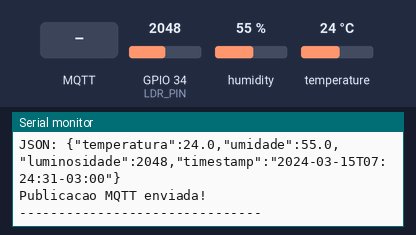
The sketch below on a simulated ESP32. On the bench: the last lines printed to the serial monitor. Inputs (shaded band) come from the test bench; at power-on: humidity 55 %, temperature 24 °C, GPIO 34 (LDR_PIN) = 2048. WiFi joins after 1.5 s; servers stay silent unless stated; the local clock reads 2024-03-15 10:24:30 at power-on unless the sketch sets it; no MQTT or app messages arrive unless stated.

Above: at 2.7 s.
2.8 s: humidity set to 68 %
At 7.5 s:
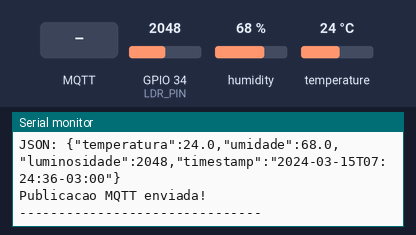
13.0 s: MQTT message "1" arrives on the first subscribed topic
At 13.7 s:
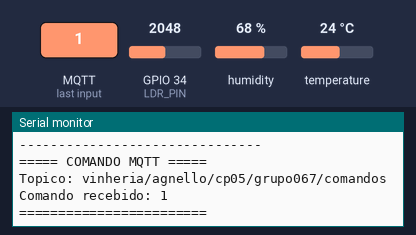
14.5 s: temperature set to 12 °C
At 17.8 s:
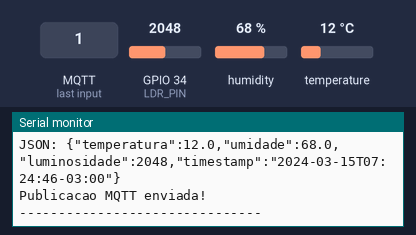
23.0 s: MQTT message "on" arrives on the first subscribed topic
At 23.7 s:
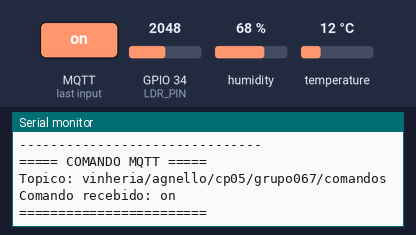
24.5 s: MQTT message "off" arrives on the first subscribed topic
At 25.0 s:
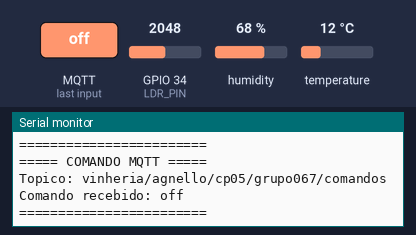
26.0 s: temperature set to 9 °C
At 27.9 s:
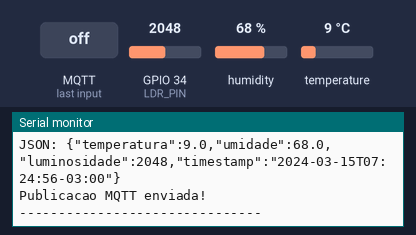
Timing chart, 0 to 29.4 s (numbered marks = the images above; inputs shaded):
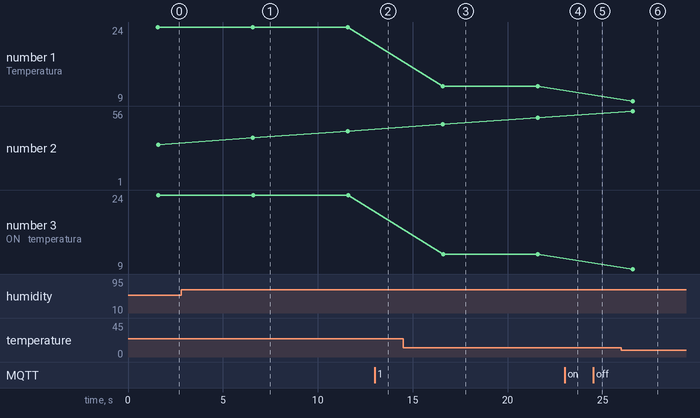

Measured:
- after the input at 2.8 s, the serial monitor: prints a new line after 3.8 s (image 1)
- after the input at 13.0 s, the serial monitor: prints a new line at once (image 2)
- after the input at 14.5 s, the serial monitor: prints a new line after 2.1 s (image 3)
- after the input at 23.0 s, the serial monitor: prints a new line at once (image 4)
- after the input at 24.5 s, the serial monitor: prints a new line at once (image 5)
- after the input at 26.0 s, the serial monitor: prints a new line after 0.59 s (image 6)
- plotted number 1: 24 → 12 after the input at 14.5 s, 12 → 9 after the input at 26.0 s
- plotted number 3: 24 → 12 after the input at 14.5 s, 12 → 9 after the input at 26.0 s

The sketch:

sketch.ino
```cpp
#include <Arduino.h>
#include <WiFi.h>
#include <PubSubClient.h>
#include <DHTesp.h>
#include <time.h>
#include <math.h>

// ==========================================
// VINHERIA AGNELLO - CHECKPOINT 05
// GRUPO 067
// ESP32 + DHT22 + LDR + MQTT + NTP
// ==========================================

// PINOS DOS SENSORES
#define DHT_PIN 15
#define LDR_PIN 34

DHTesp dht;

// CONFIGURACAO WI-FI
const char* ssid = "Wokwi-GUEST";
const char* password = "";

// SERVIDOR MQTT DO PROFESSOR
const char* mqtt_server = "3.135.234.101";
const int mqtt_port = 1883;

// TOPICOS MQTT
const char* topico_dados =
  "vinheria/agnello/cp05/grupo067/dados";

const char* topico_comandos =
  "vinheria/agnello/cp05/grupo067/comandos";

// CLIENTE MQTT
WiFiClient espClient;
PubSubClient client(espClient);

// INTERVALO DE PUBLICACAO
unsigned long ultimaPublicacao = 0;
const unsigned long intervalo = 5000;

// ==========================================
// RECEBIMENTO DE COMANDOS MQTT
// ==========================================

void callback(
  char* topic,
  byte* payload,
  unsigned int length
) {
  String mensagem = "";

  for (unsigned int i = 0; i < length; i++) {
    mensagem += (char)payload[i];
  }

  Serial.println();
  Serial.println("===== COMANDO MQTT =====");

  Serial.print("Topico: ");
  Serial.println(topic);

  Serial.print("Comando recebido: ");
  Serial.println(mensagem);

  Serial.println("========================");
}

// ==========================================
// CONEXAO WI-FI
// ==========================================

void conectarWiFi() {
  Serial.print("Conectando ao Wi-Fi");

  WiFi.begin(ssid, password);

  while (WiFi.status() != WL_CONNECTED) {
    delay(500);
    Serial.print(".");
  }

  Serial.println();
  Serial.println("Wi-Fi conectado!");

  Serial.print("IP local: ");
  Serial.println(WiFi.localIP());
}

// ==========================================
// SINCRONIZACAO NTP
// ==========================================

void sincronizarHorario() {
  Serial.println();
  Serial.println("Sincronizando horario NTP...");

  // Relogio interno sincronizado em UTC
  configTime(
    0,
    0,
    "pool.ntp.org",
    "time.google.com"
  );

  struct tm horario;

  if (getLocalTime(&horario, 10000)) {
    Serial.println("Horario sincronizado!");
  } else {
    Serial.println(
      "Aviso: NTP ainda nao sincronizado."
    );
  }
}

// ==========================================
// CONEXAO MQTT
// ==========================================

void conectarMQTT() {
  while (!client.connected()) {

    Serial.print(
      "Conectando ao servidor MQTT... "
    );

    String clientId = "VinheriaGrupo067-";
    clientId += String(
      (uint32_t)ESP.getEfuseMac(),
      HEX
    );

    if (client.connect(clientId.c_str())) {

      Serial.println("CONECTADO!");

      if (client.subscribe(topico_comandos)) {
        Serial.println(
          "Inscrito no topico de comandos."
        );
      } else {
        Serial.println(
          "Falha ao inscrever no topico."
        );
      }

    } else {

      Serial.print("Falha MQTT. Codigo: ");
      Serial.println(client.state());

      delay(5000);
    }
  }
}

// ==========================================
// CONFIGURACAO INICIAL
// ==========================================

void setup() {

  Serial.begin(115200);

  Serial.println();
  Serial.println("===========================");
  Serial.println("    VINHERIA AGNELLO");
  Serial.println("      CHECKPOINT 05");
  Serial.println("        GRUPO 067");
  Serial.println("===========================");

  // Inicializa sensores
  dht.setup(DHT_PIN, DHTesp::DHT22);
  pinMode(LDR_PIN, INPUT);

  // Conecta ao Wi-Fi
  conectarWiFi();

  // Sincroniza data e hora
  sincronizarHorario();

  // Configura MQTT
  client.setServer(mqtt_server, mqtt_port);
  client.setCallback(callback);
  client.setBufferSize(512);

  Serial.println();
  Serial.println("Sistema inicializado!");
}

// ==========================================
// LEITURA E PUBLICACAO DOS SENSORES
// ==========================================

void publicarSensores() {

  // Leitura do DHT22
  TempAndHumidity dados =
    dht.getTempAndHumidity();

  // Leitura do LDR
  int luminosidade = analogRead(LDR_PIN);

  // Valida sensor
  if (
    isnan(dados.temperature) ||
    isnan(dados.humidity)
  ) {
    Serial.println(
      "Erro na leitura do DHT22!"
    );
    return;
  }

  // ======================================
  // DATA E HORA DE BRASILIA (UTC-3)
  // ======================================

  time_t agora = time(nullptr);

  // Verifica sincronizacao NTP
  if (agora < 1609459200) {
    Serial.println(
      "Aguardando sincronizacao NTP..."
    );
    return;
  }

  // Converte UTC para Brasilia
  time_t agoraBrasil = agora - (3 * 3600);

  struct tm horarioBrasil;
  gmtime_r(&agoraBrasil, &horarioBrasil);

  char timestampBrasil[35];

  strftime(
    timestampBrasil,
    sizeof(timestampBrasil),
    "%Y-%m-%dT%H:%M:%S-03:00",
    &horarioBrasil
  );

  // ======================================
  // MONTA JSON
  // ======================================

  String mensagem = "{";

  mensagem += "\"temperatura\":";
  mensagem += String(dados.temperature, 1);

  mensagem += ",\"umidade\":";
  mensagem += String(dados.humidity, 1);

  mensagem += ",\"luminosidade\":";
  mensagem += String(luminosidade);

  mensagem += ",\"timestamp\":\"";
  mensagem += String(timestampBrasil);
  mensagem += "\"";

  mensagem += "}";

  // ======================================
  // PUBLICA NO MQTT
  // ======================================

  bool publicado = client.publish(
    topico_dados,
    mensagem.c_str()
  );

  // ======================================
  // MONITOR SERIAL
  // ======================================

  Serial.println();
  Serial.println(
    "----- LEITURA DOS SENSORES -----"
  );

  Serial.print("Temperatura: ");
  Serial.print(dados.temperature, 1);
  Serial.println(" C");

  Serial.print("Umidade: ");
  Serial.print(dados.humidity, 1);
  Serial.println(" %");

  Serial.print("Luminosidade (ADC): ");
  Serial.println(luminosidade);

  Serial.print("Horario Brasilia: ");
  Serial.println(timestampBrasil);

  // ALERTAS DE TEMPERATURA
  if (dados.temperature > 16) {
    Serial.println(
      "ALERTA: Temperatura elevada!"
    );
  } else if (dados.temperature < 10) {
    Serial.println(
      "ALERTA: Temperatura baixa!"
    );
  } else {
    Serial.println(
      "Temperatura dentro da faixa."
    );
  }

  // ALERTAS DE UMIDADE
  if (
    dados.humidity < 60 ||
    dados.humidity > 80
  ) {
    Serial.println(
      "ALERTA: Umidade inadequada!"
    );
  } else {
    Serial.println(
      "Umidade adequada."
    );
  }

  Serial.println();

  Serial.print("JSON: ");
  Serial.println(mensagem);

  if (publicado) {
    Serial.println(
      "Publicacao MQTT enviada!"
    );
  } else {
    Serial.println(
      "Falha ao publicar MQTT!"
    );
  }

  Serial.println(
    "-------------------------------"
  );
}

// ==========================================
// LOOP PRINCIPAL
// ==========================================

void loop() {

  // Reconecta Wi-Fi se necessario
  if (WiFi.status() != WL_CONNECTED) {
    conectarWiFi();
  }

  // Reconecta MQTT se necessario
  if (!client.connected()) {
    conectarMQTT();
  }

  // Processa comandos recebidos
  client.loop();

  // Publica a cada 5 segundos
  unsigned long agora = millis();

  if (
    ultimaPublicacao == 0 ||
    agora - ultimaPublicacao >= intervalo
  ) {
    ultimaPublicacao = agora;
    publicarSensores();
  }

  delay(10);
}
```
